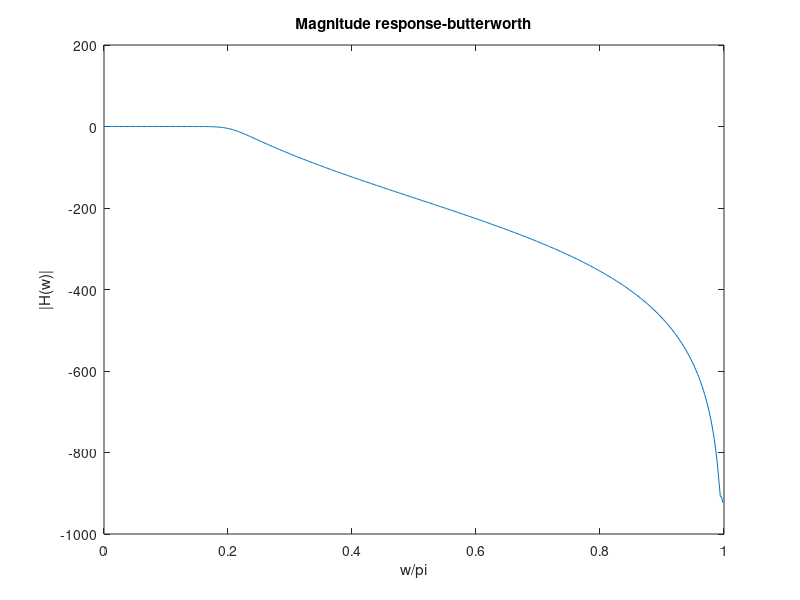
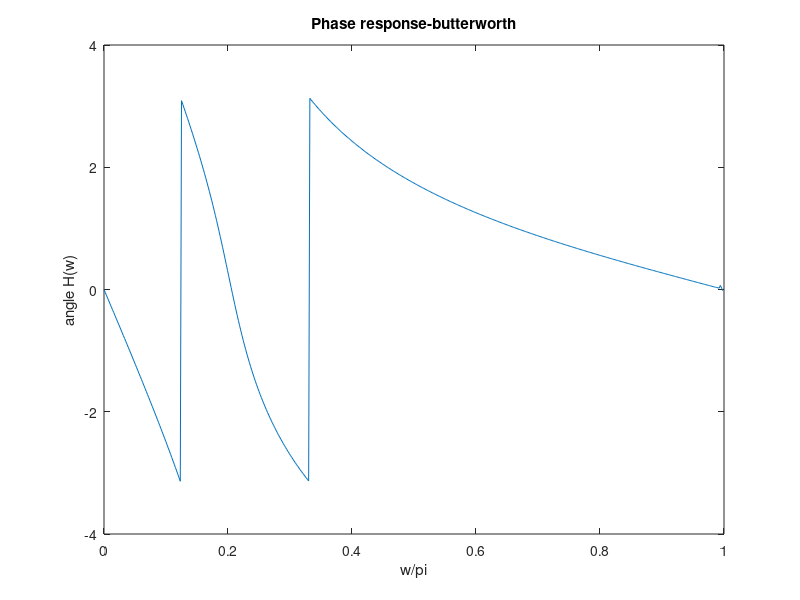
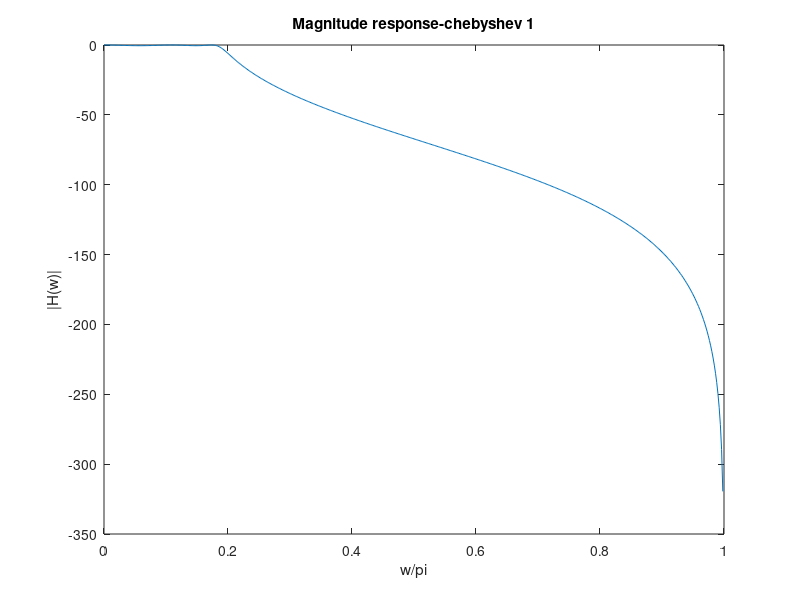
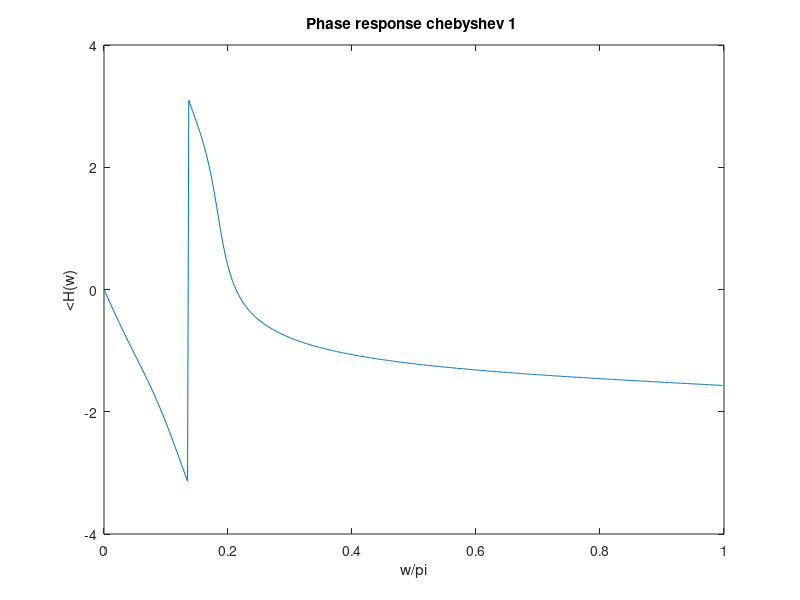

Write the MATLAB code that produced these figures, in order.
%% Question 1

fr_P=4000; %frequency of passband corner
fr_S=8000; %frequency of stopband corner
Fs=44000; %Sampling frequency

R=0.5; %passband ripple
SA=40; %stopband attentuation
%Normalized frequecies
N_fp=2*fr_P/Fs; %passband
N_fs=2*fr_S/Fs; %stopband

[Or_B,C_B] = buttord(N_fp,N_fs,R,SA); %Order and cutoff frequency for Butterworth 
[Or_C1,C_C1] = cheb1ord(N_fp,N_fs,R,SA); %Order and cutoff frequency for Chebyshev - 1 
[Or_C2,C_C2] = cheb2ord(N_fp,N_fs,R,SA); %Order and cutoff frequency for Chebyshev - 2
[Or_E,C_E] = ellipord(N_fp,N_fs,R,SA); %Order and cutoff frequency for Ellipord

%% Question 2
%filter design
%butteror
[b1,a1]=butter(Or_B,C_B); %returns the transfer function coefficients 
[H1,w1]=freqz(b1,a1); %returns the n-point complex frequency response for the digital filter 


figure
plot(w1/pi,20*log(abs(H1)))
xlabel('w/pi');
ylabel('|H(w)|')
title('Magnitude response-butterworth')
figure
plot(w1/pi,angle(H1))
xlabel('w/pi');
ylabel('angle H(w)')
title('Phase response-butterworth')

H_z1=tf(b1,a1,1);%convert dynamic system models to transfer function form to find analytical form

%%
%chebyshev 1
[b2,a2]=cheby1(Or_C1,R,N_fp);
[H2,w2]=freqz(b2,a2);

figure;
plot(w2/pi,20*log10(abs(H2)))
xlabel('w/pi');
ylabel('|H(w)|')
title('Magnitude response-chebyshev 1')
figure
plot(w2/pi,angle(H2))
xlabel('w/pi');
ylabel('<H(w)')
title('Phase response chebyshev 1 ')
H_z2=tf(b2,a2);

%%

%chebyshev Filter 2
[b3,a3] = cheby2(Or_C2,SA,N_fs);
[H3,w3]=freqz(b3,a3);
figure;
plot(w3/pi ,20*log10(abs(H3)))
xlabel('w/pi '); 
ylabel('|H(w)|  ')
title('Magnitude response-chebyshev2')
figure;
plot(w3/pi,angle(H3))
xlabel('w/pi');
ylabel('<H(w)')
title('Phase response chebyshev2')
H_z3=tf(b3,a3);
%%
%Elliptic
[b4,a4] = ellip(Or_E,R,SA,C_E);
[H4,w4]=freqz(b4,a4);
figure;
plot(w4/pi,20*log10(abs(H4)))
xlabel('w/pi '); 
ylabel('|H(w)|')
title('Magnitude response-Elliptic')
figure
plot(w4/pi,angle(H4))
xlabel('w/pi'); 
ylabel('<H(w)')
title('Phase response-Elliptic')
H_z4=tf(b4,a4);


